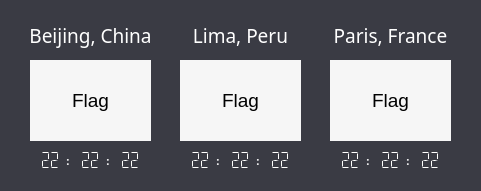
   <widget class="QFrame" name="frame_6">
    <property name="geometry">
     <rect>
      <x>840</x>
      <y>670</y>
      <width>481</width>
      <height>191</height>
     </rect>
    </property>
    <property name="styleSheet">
     <string notr="true">background-color: #3a3b44;
border-top-left-radius: 0;
border-top-right-radius: 0;
border-bottom-right-radius: 25;
border-bottom-left-radius: 0;</string>
    </property>
    <property name="frameShape">
     <enum>QFrame::StyledPanel</enum>
    </property>
    <property name="frameShadow">
     <enum>QFrame::Raised</enum>
    </property>
    <widget class="QLabel" name="chinaFlag_LBL">
     <property name="geometry">
      <rect>
       <x>30</x>
       <y>60</y>
       <width>121</width>
       <height>81</height>
      </rect>
     </property>
     <property name="font">
      <font>
       <family>Microsoft JhengHei UI</family>
       <pointsize>14</pointsize>
      </font>
     </property>
     <property name="layoutDirection">
      <enum>Qt::LeftToRight</enum>
     </property>
     <property name="styleSheet">
      <string notr="true">background-color: #f6f6f6;
border-radius: 0;</string>
     </property>
     <property name="text">
      <string>Flag</string>
     </property>
     <property name="alignment">
      <set>Qt::AlignCenter</set>
     </property>
    </widget>
    <widget class="QLabel" name="franceFlag_LBL">
     <property name="geometry">
      <rect>
       <x>330</x>
       <y>60</y>
       <width>121</width>
       <height>81</height>
      </rect>
     </property>
     <property name="font">
      <font>
       <family>Microsoft JhengHei UI</family>
       <pointsize>14</pointsize>
      </font>
     </property>
     <property name="layoutDirection">
      <enum>Qt::LeftToRight</enum>
     </property>
     <property name="styleSheet">
      <string notr="true">background-color: #f6f6f6;
border-radius: 0;</string>
     </property>
     <property name="text">
      <string>Flag</string>
     </property>
     <property name="alignment">
      <set>Qt::AlignCenter</set>
     </property>
    </widget>
    <widget class="QWidget" name="widget_6" native="true">
     <property name="geometry">
      <rect>
       <x>330</x>
       <y>150</y>
       <width>120</width>
       <height>21</height>
      </rect>
     </property>
     <widget class="QLCDNumber" name="secondLCD_Paris">
      <property name="geometry">
       <rect>
        <x>90</x>
        <y>0</y>
        <width>21</width>
        <height>21</height>
       </rect>
      </property>
      <property name="styleSheet">
       <string notr="true">color: #fff;</string>
      </property>
      <property name="digitCount">
       <number>2</number>
      </property>
      <property name="mode">
       <enum>QLCDNumber::Dec</enum>
      </property>
      <property name="segmentStyle">
       <enum>QLCDNumber::Flat</enum>
      </property>
      <property name="value" stdset="0">
       <double>22.000000000000000</double>
      </property>
     </widget>
     <widget class="QLCDNumber" name="hourLCD_Paris">
      <property name="geometry">
       <rect>
        <x>10</x>
        <y>0</y>
        <width>21</width>
        <height>21</height>
       </rect>
      </property>
      <property name="styleSheet">
       <string notr="true">color: #fff;</string>
      </property>
      <property name="digitCount">
       <number>2</number>
      </property>
      <property name="mode">
       <enum>QLCDNumber::Dec</enum>
      </property>
      <property name="segmentStyle">
       <enum>QLCDNumber::Flat</enum>
      </property>
      <property name="value" stdset="0">
       <double>22.000000000000000</double>
      </property>
     </widget>
     <widget class="QLCDNumber" name="minuteLCD_Paris">
      <property name="geometry">
       <rect>
        <x>50</x>
        <y>0</y>
        <width>21</width>
        <height>21</height>
       </rect>
      </property>
      <property name="styleSheet">
       <string notr="true">color: #fff;</string>
      </property>
      <property name="digitCount">
       <number>2</number>
      </property>
      <property name="mode">
       <enum>QLCDNumber::Dec</enum>
      </property>
      <property name="segmentStyle">
       <enum>QLCDNumber::Flat</enum>
      </property>
      <property name="value" stdset="0">
       <double>22.000000000000000</double>
      </property>
     </widget>
     <widget class="QLabel" name="label_68">
      <property name="geometry">
       <rect>
        <x>70</x>
        <y>0</y>
        <width>16</width>
        <height>21</height>
       </rect>
      </property>
      <property name="font">
       <font>
        <family>Microsoft JhengHei</family>
        <pointsize>8</pointsize>
        <weight>75</weight>
        <bold>true</bold>
       </font>
      </property>
      <property name="layoutDirection">
       <enum>Qt::LeftToRight</enum>
      </property>
      <property name="styleSheet">
       <string notr="true">color: #fff;</string>
      </property>
      <property name="text">
       <string>:</string>
      </property>
      <property name="alignment">
       <set>Qt::AlignCenter</set>
      </property>
     </widget>
     <widget class="QLabel" name="label_67">
      <property name="geometry">
       <rect>
        <x>30</x>
        <y>1</y>
        <width>16</width>
        <height>20</height>
       </rect>
      </property>
      <property name="font">
       <font>
        <family>Microsoft JhengHei</family>
        <pointsize>8</pointsize>
        <weight>75</weight>
        <bold>true</bold>
       </font>
      </property>
      <property name="layoutDirection">
       <enum>Qt::LeftToRight</enum>
      </property>
      <property name="styleSheet">
       <string notr="true">color: #fff;</string>
      </property>
      <property name="text">
       <string>:</string>
      </property>
      <property name="alignment">
       <set>Qt::AlignCenter</set>
      </property>
     </widget>
    </widget>
    <widget class="QWidget" name="widget_7" native="true">
     <property name="geometry">
      <rect>
       <x>180</x>
       <y>150</y>
       <width>120</width>
       <height>21</height>
      </rect>
     </property>
     <widget class="QLCDNumber" name="secondLCD_Lima">
      <property name="geometry">
       <rect>
        <x>90</x>
        <y>0</y>
        <width>21</width>
        <height>21</height>
       </rect>
      </property>
      <property name="styleSheet">
       <string notr="true">color: #fff;</string>
      </property>
      <property name="digitCount">
       <number>2</number>
      </property>
      <property name="mode">
       <enum>QLCDNumber::Dec</enum>
      </property>
      <property name="segmentStyle">
       <enum>QLCDNumber::Flat</enum>
      </property>
      <property name="value" stdset="0">
       <double>22.000000000000000</double>
      </property>
     </widget>
     <widget class="QLCDNumber" name="hourLCD_Lima">
      <property name="geometry">
       <rect>
        <x>10</x>
        <y>0</y>
        <width>21</width>
        <height>21</height>
       </rect>
      </property>
      <property name="styleSheet">
       <string notr="true">color: #fff;</string>
      </property>
      <property name="digitCount">
       <number>2</number>
      </property>
      <property name="mode">
       <enum>QLCDNumber::Dec</enum>
      </property>
      <property name="segmentStyle">
       <enum>QLCDNumber::Flat</enum>
      </property>
      <property name="value" stdset="0">
       <double>22.000000000000000</double>
      </property>
     </widget>
     <widget class="QLCDNumber" name="minuteLCD_Lima">
      <property name="geometry">
       <rect>
        <x>50</x>
        <y>0</y>
        <width>21</width>
        <height>21</height>
       </rect>
      </property>
      <property name="styleSheet">
       <string notr="true">color: #fff;</string>
      </property>
      <property name="digitCount">
       <number>2</number>
      </property>
      <property name="mode">
       <enum>QLCDNumber::Dec</enum>
      </property>
      <property name="segmentStyle">
       <enum>QLCDNumber::Flat</enum>
      </property>
      <property name="value" stdset="0">
       <double>22.000000000000000</double>
      </property>
     </widget>
     <widget class="QLabel" name="label_73">
      <property name="geometry">
       <rect>
        <x>70</x>
        <y>0</y>
        <width>16</width>
        <height>21</height>
       </rect>
      </property>
      <property name="font">
       <font>
        <family>Microsoft JhengHei</family>
        <pointsize>8</pointsize>
        <weight>75</weight>
        <bold>true</bold>
       </font>
      </property>
      <property name="layoutDirection">
       <enum>Qt::LeftToRight</enum>
      </property>
      <property name="styleSheet">
       <string notr="true">color: #fff;</string>
      </property>
      <property name="text">
       <string>:</string>
      </property>
      <property name="alignment">
       <set>Qt::AlignCenter</set>
      </property>
     </widget>
     <widget class="QLabel" name="label_74">
      <property name="geometry">
       <rect>
        <x>30</x>
        <y>1</y>
        <width>16</width>
        <height>20</height>
       </rect>
      </property>
      <property name="font">
       <font>
        <family>Microsoft JhengHei</family>
        <pointsize>8</pointsize>
        <weight>75</weight>
        <bold>true</bold>
       </font>
      </property>
      <property name="layoutDirection">
       <enum>Qt::LeftToRight</enum>
      </property>
      <property name="styleSheet">
       <string notr="true">color: #fff;</string>
      </property>
      <property name="text">
       <string>:</string>
      </property>
      <property name="alignment">
       <set>Qt::AlignCenter</set>
      </property>
     </widget>
    </widget>
    <widget class="QWidget" name="widget_10" native="true">
     <property name="geometry">
      <rect>
       <x>30</x>
       <y>150</y>
       <width>120</width>
       <height>21</height>
      </rect>
     </property>
     <widget class="QLCDNumber" name="secondLCD_Bejing">
      <property name="geometry">
       <rect>
        <x>90</x>
        <y>0</y>
        <width>21</width>
        <height>21</height>
       </rect>
      </property>
      <property name="styleSheet">
       <string notr="true">color: #fff;</string>
      </property>
      <property name="digitCount">
       <number>2</number>
      </property>
      <property name="mode">
       <enum>QLCDNumber::Dec</enum>
      </property>
      <property name="segmentStyle">
       <enum>QLCDNumber::Flat</enum>
      </property>
      <property name="value" stdset="0">
       <double>22.000000000000000</double>
      </property>
     </widget>
     <widget class="QLCDNumber" name="hourLCD_Bejing">
      <property name="geometry">
       <rect>
        <x>10</x>
        <y>0</y>
        <width>21</width>
        <height>21</height>
       </rect>
      </property>
      <property name="styleSheet">
       <string notr="true">color: #fff;</string>
      </property>
      <property name="digitCount">
       <number>2</number>
      </property>
      <property name="mode">
       <enum>QLCDNumber::Dec</enum>
      </property>
      <property name="segmentStyle">
       <enum>QLCDNumber::Flat</enum>
      </property>
      <property name="value" stdset="0">
       <double>22.000000000000000</double>
      </property>
     </widget>
     <widget class="QLCDNumber" name="minuteLCD_Bejing">
      <property name="geometry">
       <rect>
        <x>50</x>
        <y>0</y>
        <width>21</width>
        <height>21</height>
       </rect>
      </property>
      <property name="styleSheet">
       <string notr="true">color: #fff;</string>
      </property>
      <property name="digitCount">
       <number>2</number>
      </property>
      <property name="mode">
       <enum>QLCDNumber::Dec</enum>
      </property>
      <property name="segmentStyle">
       <enum>QLCDNumber::Flat</enum>
      </property>
      <property name="value" stdset="0">
       <double>22.000000000000000</double>
      </property>
     </widget>
     <widget class="QLabel" name="label_75">
      <property name="geometry">
       <rect>
        <x>70</x>
        <y>0</y>
        <width>16</width>
        <height>21</height>
       </rect>
      </property>
      <property name="font">
       <font>
        <family>Microsoft JhengHei</family>
        <pointsize>8</pointsize>
        <weight>75</weight>
        <bold>true</bold>
       </font>
      </property>
      <property name="layoutDirection">
       <enum>Qt::LeftToRight</enum>
      </property>
      <property name="styleSheet">
       <string notr="true">color: #fff;</string>
      </property>
      <property name="text">
       <string>:</string>
      </property>
      <property name="alignment">
       <set>Qt::AlignCenter</set>
      </property>
     </widget>
     <widget class="QLabel" name="label_76">
      <property name="geometry">
       <rect>
        <x>30</x>
        <y>1</y>
        <width>16</width>
        <height>20</height>
       </rect>
      </property>
      <property name="font">
       <font>
        <family>Microsoft JhengHei</family>
        <pointsize>8</pointsize>
        <weight>75</weight>
        <bold>true</bold>
       </font>
      </property>
      <property name="layoutDirection">
       <enum>Qt::LeftToRight</enum>
      </property>
      <property name="styleSheet">
       <string notr="true">color: #fff;</string>
      </property>
      <property name="text">
       <string>:</string>
      </property>
      <property name="alignment">
       <set>Qt::AlignCenter</set>
      </property>
     </widget>
    </widget>
    <widget class="QLabel" name="peruFlag_LBL">
     <property name="geometry">
      <rect>
       <x>180</x>
       <y>60</y>
       <width>121</width>
       <height>81</height>
      </rect>
     </property>
     <property name="font">
      <font>
       <family>Microsoft JhengHei UI</family>
       <pointsize>14</pointsize>
      </font>
     </property>
     <property name="layoutDirection">
      <enum>Qt::LeftToRight</enum>
     </property>
     <property name="styleSheet">
      <string notr="true">background-color: #f6f6f6;
border-radius: 0;</string>
     </property>
     <property name="text">
      <string>Flag</string>
     </property>
     <property name="alignment">
      <set>Qt::AlignCenter</set>
     </property>
    </widget>
    <widget class="QLabel" name="label_71">
     <property name="geometry">
      <rect>
       <x>30</x>
       <y>20</y>
       <width>121</width>
       <height>31</height>
      </rect>
     </property>
     <property name="font">
      <font>
       <family>Microsoft JhengHei Light</family>
       <pointsize>14</pointsize>
       <weight>50</weight>
       <bold>false</bold>
      </font>
     </property>
     <property name="layoutDirection">
      <enum>Qt::LeftToRight</enum>
     </property>
     <property name="styleSheet">
      <string notr="true">color: #fff;</string>
     </property>
     <property name="text">
      <string>Beijing, China</string>
     </property>
     <property name="alignment">
      <set>Qt::AlignCenter</set>
     </property>
    </widget>
    <widget class="QLabel" name="label_72">
     <property name="geometry">
      <rect>
       <x>180</x>
       <y>20</y>
       <width>121</width>
       <height>31</height>
      </rect>
     </property>
     <property name="font">
      <font>
       <family>Microsoft JhengHei Light</family>
       <pointsize>14</pointsize>
       <weight>50</weight>
       <bold>false</bold>
      </font>
     </property>
     <property name="layoutDirection">
      <enum>Qt::LeftToRight</enum>
     </property>
     <property name="styleSheet">
      <string notr="true">color: #fff;</string>
     </property>
     <property name="text">
      <string>Lima, Peru</string>
     </property>
     <property name="alignment">
      <set>Qt::AlignCenter</set>
     </property>
    </widget>
    <widget class="QLabel" name="label_77">
     <property name="geometry">
      <rect>
       <x>330</x>
       <y>20</y>
       <width>121</width>
       <height>31</height>
      </rect>
     </property>
     <property name="font">
      <font>
       <family>Microsoft JhengHei Light</family>
       <pointsize>14</pointsize>
       <weight>50</weight>
       <bold>false</bold>
      </font>
     </property>
     <property name="layoutDirection">
      <enum>Qt::LeftToRight</enum>
     </property>
     <property name="styleSheet">
      <string notr="true">color: #fff;</string>
     </property>
     <property name="text">
      <string>Paris, France</string>
     </property>
     <property name="alignment">
      <set>Qt::AlignCenter</set>
     </property>
    </widget>
   </widget>
